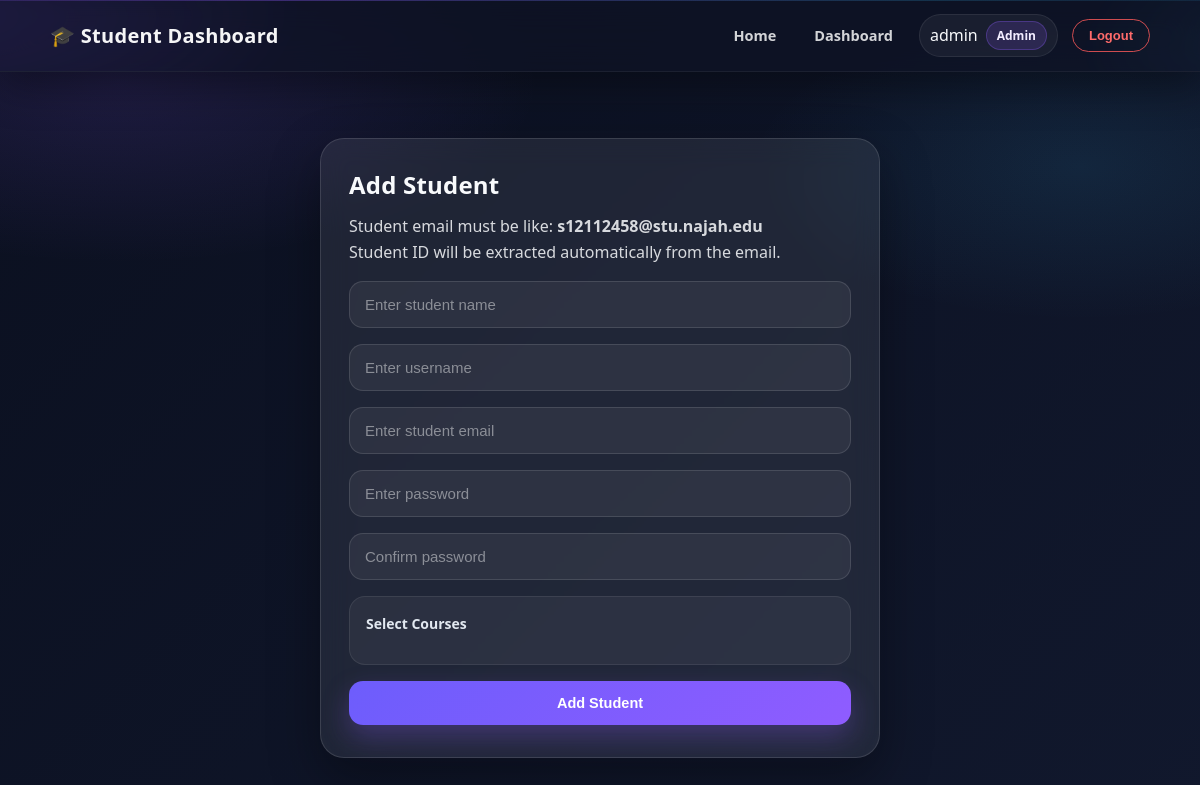
/students/add (signed in), run on an earlier commit of the app's database.
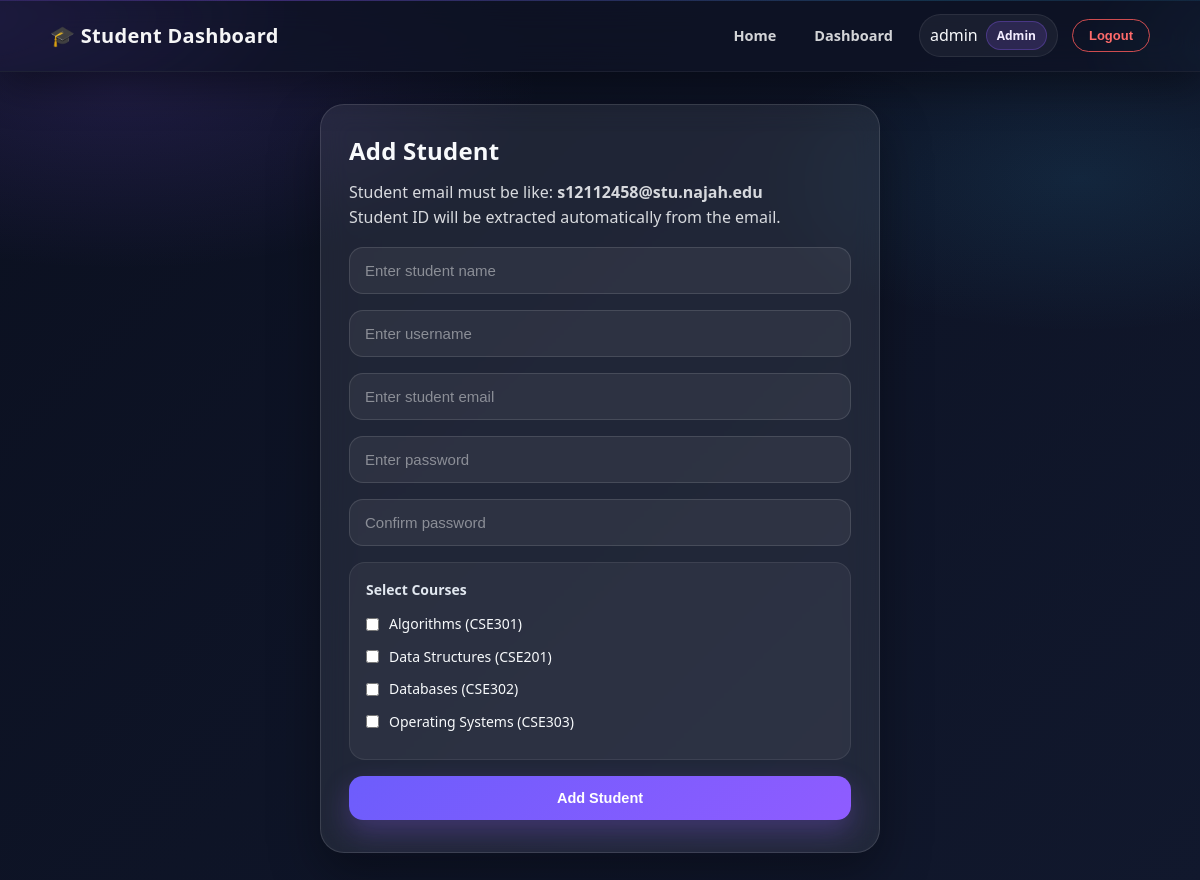
And on a later commit of the database.
### app/models/course.py (models this page shows, shortened)
class Course(db.Model):
    __tablename__ = "courses"
    id = db.Column(db.Integer, primary_key=True)
    name = db.Column(db.String(100), nullable=False, unique=True)
    code = db.Column(db.String(20), nullable=False, unique=True)
    description = db.Column(db.String(255), nullable=True)
    students = db.relationship(
        "Student",
        secondary=student_courses,
        back_populates="courses",
        lazy="subquery",
    )

### app/routes/student_page_routes.py (the view, shortened to what this page needs)
@student_page_bp.route("/add", methods=["GET", "POST"])
@login_required
@admin_or_instructor_required
def add_student():
    courses = Course.query.order_by(Course.name.asc()).all()
    form_data = {
        "name": "",
        "username": "",
        "email": "",
        "course_ids": [],
    }
    if request.method == "GET":
        return render_template(
            "add_student.html",
            error=None,
            form_data=form_data,
            courses=courses,
        )

### app/models/user.py (called while the page is built)
    @property
    def is_student(self):
        return self.role == self.ROLE_STUDENT

### app/templates/add_student.html (shortened to what this page needs)
{% extends "base.html" %}
{% block content %}
<div class="auth-page">
  <div class="auth-card">
    <h2>Add Student</h2>
    <p style="margin-bottom: 16px; opacity: 0.85;">
      Student email must be like:
      <strong>s12112458@stu.najah.edu</strong>
      <br />
      Student ID will be extracted automatically from the email.
    </p>
    <form method="POST" action="{{ url_for('student_page_bp.add_student') }}">
      <div class="form-grid">
        <input
          type="text"
          name="name"
          placeholder="Enter student name"
          value="{{ form_data.name }}"
          required
        />
        <input
          type="text"
          name="username"
          placeholder="Enter username"
          value="{{ form_data.username }}"
          required
        />
        <input
          type="email"
          name="email"
          placeholder="Enter student email"
          value="{{ form_data.email }}"
          required
        />
        <input
          type="password"
          name="password"
          placeholder="Enter password"
          required
        />
        <input
          type="password"
          name="confirm_password"
          placeholder="Confirm password"
          required
        />
        <div class="courses-box">
          <label class="courses-label">Select Courses</label>
          {% for course in courses %}
          <div class="course-option">
            <label>
              <input
                type="checkbox"
                name="course_ids"
                value="{{ course.id }}"
              />
              {{ course.name }} ({{ course.code }})
            </label>
          </div>
          {% endfor %}
        </div>
        <button type="submit">Add Student</button>
      </div>
    </form>
  </div>
</div>
{% endblock %}

What changed in the data, as far as the page shows it:
added Course: name "Algorithms", code "CSE301"
added Course: name "Data Structures", code "CSE201"
added Course: name "Databases", code "CSE302"
added Course: name "Operating Systems", code "CSE303"
